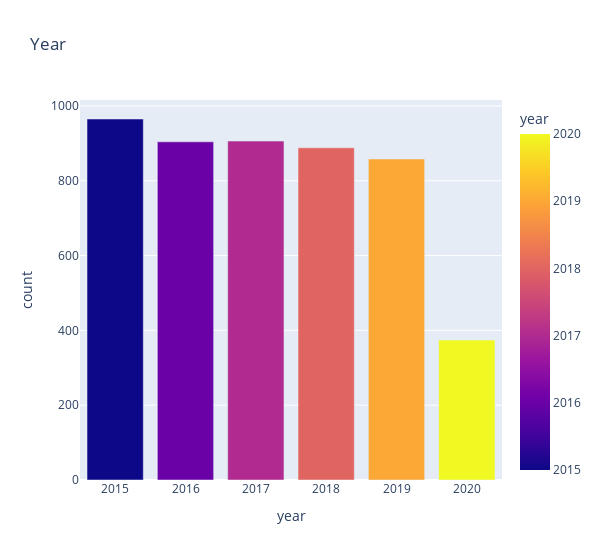

This figure's notebook cell:
### Code cell
data = death_case.groupby(['year'])['name'].count().reset_index()

data.columns = [
    'year', 
    'count'
]

fig = px.bar(
    data, 
    color='year',
    x='year', 
    y='count',
    orientation='v', 
    title='Year', 
    width=600
)

fig.show()

### Figure 1 — Plotly figure (JSON) as saved in the notebook; plotly's stock layout.template omitted (floating-point values rounded to 4 significant figures)
{"data": [{"alignmentgroup": "True", "hovertemplate": "year=%{marker.color}<br>count=%{y}<extra></extra>", "legendgroup": "", "marker": {"color": [2015, 2016, 2017, 2018, 2019, 2020], "coloraxis": "coloraxis"}, "name": "", "offsetgroup": "", "orientation": "v", "showlegend": false, "textposition": "auto", "type": "bar", "x": [2015, 2016, 2017, 2018, 2019, 2020], "xaxis": "x", "y": [965, 904, 906, 888, 858, 374], "yaxis": "y"}], "layout": {"barmode": "relative", "coloraxis": {"colorbar": {"title": {"text": "year"}}, "colorscale": [[0, "#0d0887"], [0.1111, "#46039f"], [0.2222, "#7201a8"], [0.3333, "#9c179e"], [0.4444, "#bd3786"], [0.5556, "#d8576b"], [0.6667, "#ed7953"], [0.7778, "#fb9f3a"], [0.8889, "#fdca26"], [1, "#f0f921"]]}, "legend": {"tracegroupgap": 0}, "title": {"text": "Year"}, "width": 600, "xaxis": {"anchor": "y", "domain": [0, 1], "title": {"text": "year"}}, "yaxis": {"anchor": "x", "domain": [0, 1], "title": {"text": "count"}}}}
